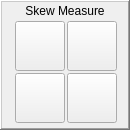
     <widget class="QFrame" name="frame_2">
      <property name="geometry">
       <rect>
        <x>344</x>
        <y>0</y>
        <width>130</width>
        <height>130</height>
       </rect>
      </property>
      <property name="frameShape">
       <enum>QFrame::WinPanel</enum>
      </property>
      <property name="frameShadow">
       <enum>QFrame::Raised</enum>
      </property>
      <widget class="PushButton" name="pbtn_skew_xp">
       <property name="geometry">
        <rect>
         <x>15</x>
         <y>21</y>
         <width>50</width>
         <height>50</height>
        </rect>
       </property>
       <property name="text">
        <string/>
       </property>
       <property name="icon">
        <iconset>
         <normaloff>../../../../share/qtvcp/images/probe_icons/angleX+.png</normaloff>../../../../share/qtvcp/images/probe_icons/angleX+.png</iconset>
       </property>
       <property name="iconSize">
        <size>
         <width>48</width>
         <height>48</height>
        </size>
       </property>
       <property name="checkable">
        <bool>false</bool>
       </property>
       <property name="checked">
        <bool>false</bool>
       </property>
       <property name="indicator_option" stdset="0">
        <bool>false</bool>
       </property>
      </widget>
      <widget class="PushButton" name="pbtn_skew_ym">
       <property name="geometry">
        <rect>
         <x>67</x>
         <y>21</y>
         <width>50</width>
         <height>50</height>
        </rect>
       </property>
       <property name="text">
        <string/>
       </property>
       <property name="icon">
        <iconset>
         <normaloff>../../../../share/qtvcp/images/probe_icons/angleY-.png</normaloff>../../../../share/qtvcp/images/probe_icons/angleY-.png</iconset>
       </property>
       <property name="iconSize">
        <size>
         <width>48</width>
         <height>48</height>
        </size>
       </property>
       <property name="checkable">
        <bool>false</bool>
       </property>
       <property name="checked">
        <bool>false</bool>
       </property>
       <property name="indicator_option" stdset="0">
        <bool>false</bool>
       </property>
      </widget>
      <widget class="PushButton" name="pbtn_skew_yp">
       <property name="geometry">
        <rect>
         <x>15</x>
         <y>73</y>
         <width>50</width>
         <height>50</height>
        </rect>
       </property>
       <property name="text">
        <string/>
       </property>
       <property name="icon">
        <iconset>
         <normaloff>../../../../share/qtvcp/images/probe_icons/angleY+.png</normaloff>../../../../share/qtvcp/images/probe_icons/angleY+.png</iconset>
       </property>
       <property name="iconSize">
        <size>
         <width>48</width>
         <height>48</height>
        </size>
       </property>
       <property name="checkable">
        <bool>false</bool>
       </property>
       <property name="checked">
        <bool>false</bool>
       </property>
       <property name="indicator_option" stdset="0">
        <bool>false</bool>
       </property>
      </widget>
      <widget class="PushButton" name="pbtn_skew_xm">
       <property name="geometry">
        <rect>
         <x>67</x>
         <y>73</y>
         <width>50</width>
         <height>50</height>
        </rect>
       </property>
       <property name="text">
        <string/>
       </property>
       <property name="icon">
        <iconset>
         <normaloff>../../../../share/qtvcp/images/probe_icons/angleX-.png</normaloff>../../../../share/qtvcp/images/probe_icons/angleX-.png</iconset>
       </property>
       <property name="iconSize">
        <size>
         <width>48</width>
         <height>48</height>
        </size>
       </property>
       <property name="checkable">
        <bool>false</bool>
       </property>
       <property name="checked">
        <bool>false</bool>
       </property>
       <property name="indicator_option" stdset="0">
        <bool>false</bool>
       </property>
      </widget>
      <widget class="QLabel" name="label_skewed_label">
       <property name="geometry">
        <rect>
         <x>0</x>
         <y>0</y>
         <width>130</width>
         <height>21</height>
        </rect>
       </property>
       <property name="text">
        <string>Skew Measure</string>
       </property>
       <property name="alignment">
        <set>Qt::AlignCenter</set>
       </property>
      </widget>
     </widget>
